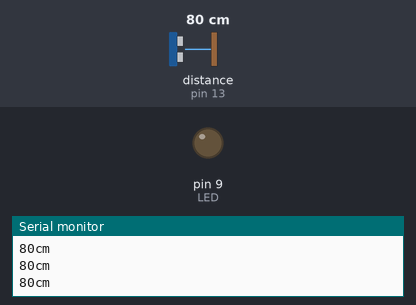
Bench run of a sketch on a simulated Arduino Uno, built with avr-gcc and run on an emulated ATmega328P. Shown: output pins drawn as LEDs (lit = HIGH), the last lines printed to the serial monitor. Wiring (inferred from the names in the program): ultrasonic range finder: trigger pin 12; echo pin 13. The inputs (shaded band) are chosen by the test bench; at power-on: distance to the obstacle (sensor on pin 13) 80 cm. The echo pulse lasts 58.3 µs per cm; pins used as bus, display or sensor lines are not drawn.

Above: at 1.2 s.
1.3 s: distance to the obstacle (sensor on pin 13) set to 11 cm
2.8 s: distance to the obstacle (sensor on pin 13) set to 8 cm
At 3.3 s:
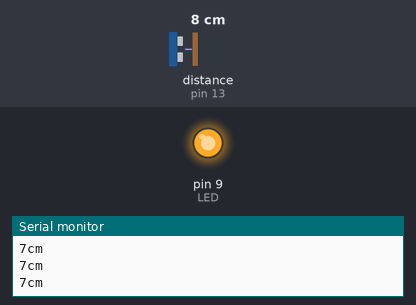
4.3 s: distance to the obstacle (sensor on pin 13) set to 18 cm
At 5.0 s:
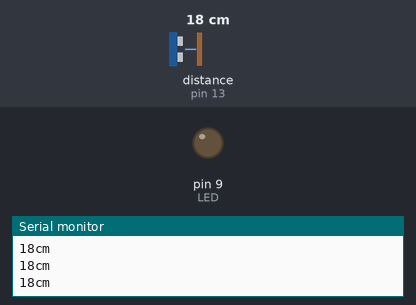
5.8 s: distance to the obstacle (sensor on pin 13) set to 4 cm
At 6.2 s:
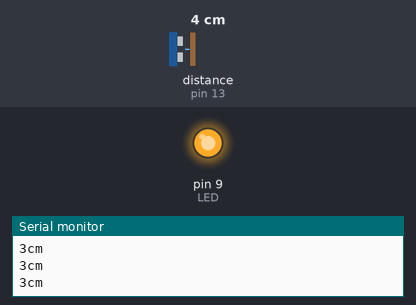
Timing chart, 0 to 8.3 s (numbered marks = the images above; inputs shaded):
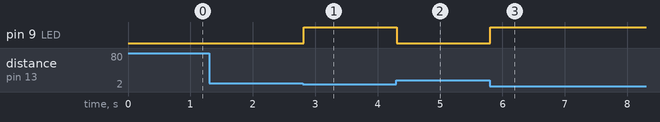

The sketch:

proximidad.ino
```cpp
int trigPin = 12; // Pin Trig attaches to 12
int echoPin = 13; //Pin Echo attaches to 13
int LED = 9;

long duration, cm, inches;


void setup() {
  Serial.begin(9600);
  pinMode(trigPin, OUTPUT);
  pinMode(echoPin, INPUT);

  pinMode(LED, OUTPUT);


}

void loop() {
  digitalWrite(trigPin, LOW);
  delayMicroseconds(2);

  digitalWrite(trigPin, HIGH);
  delayMicroseconds(10);

  digitalWrite(trigPin, LOW);
  duration = pulseIn(echoPin, HIGH);

  cm = (duration / 2) / 29.1; // convertir a cm

  if(cm < 10) {
    digitalWrite(LED, HIGH);
  } else {
    digitalWrite(LED, LOW);
  }

  Serial.print(cm);
  Serial.print("cm");
  Serial.println();
  delay(50);

}
```

Measured:
- the behaviour switches between 10 and 9 cm on distance to the obstacle (sensor on pin 13) (found by bisection; images 0 and 1)
- after the input at 2.8 s, pin 9 (LED): LOW → HIGH at once
- after the input at 4.3 s, pin 9 (LED): HIGH → LOW at once
- after the input at 5.8 s, pin 9 (LED): LOW → HIGH at once
